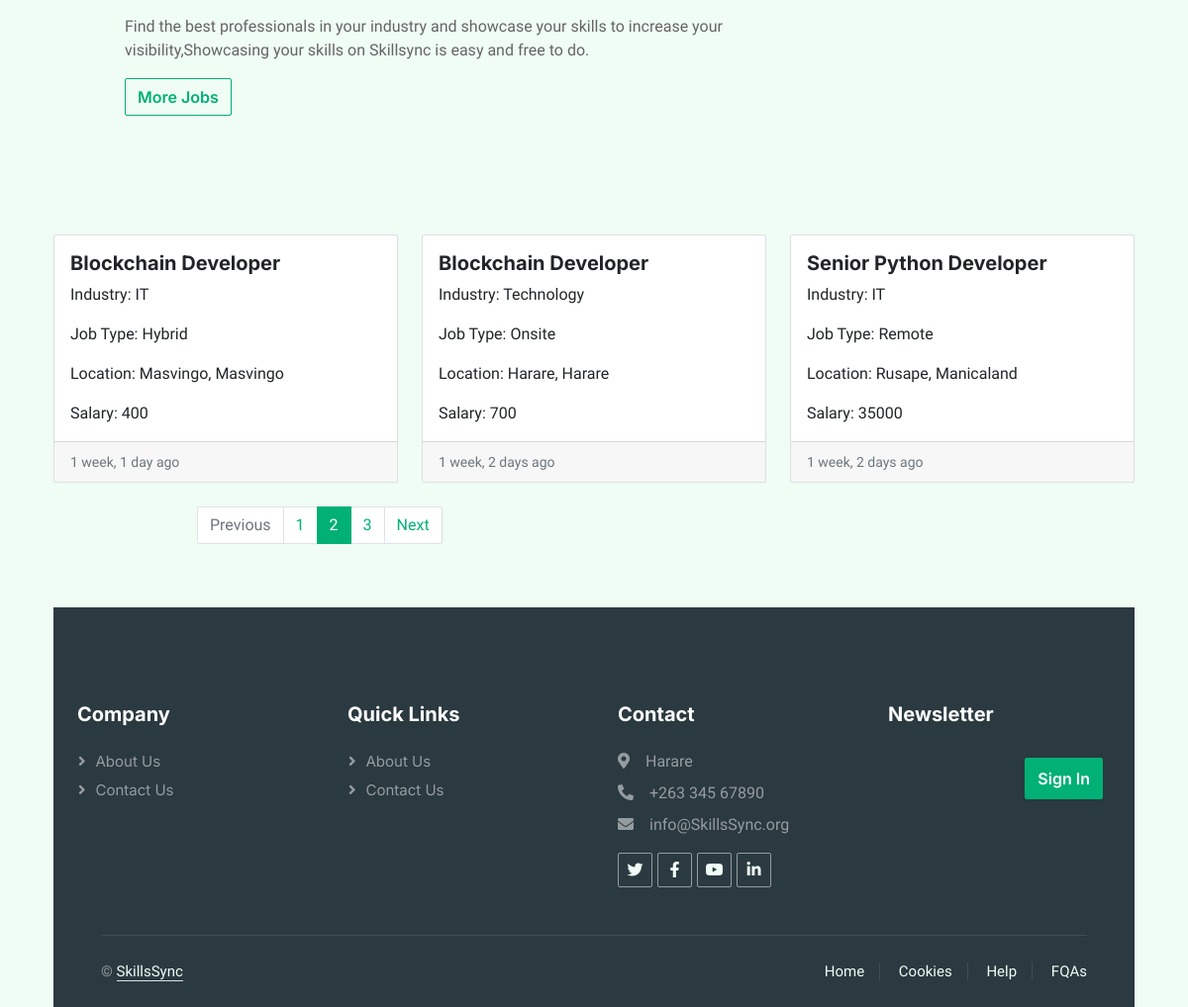
The app's page / (lower part), older data.
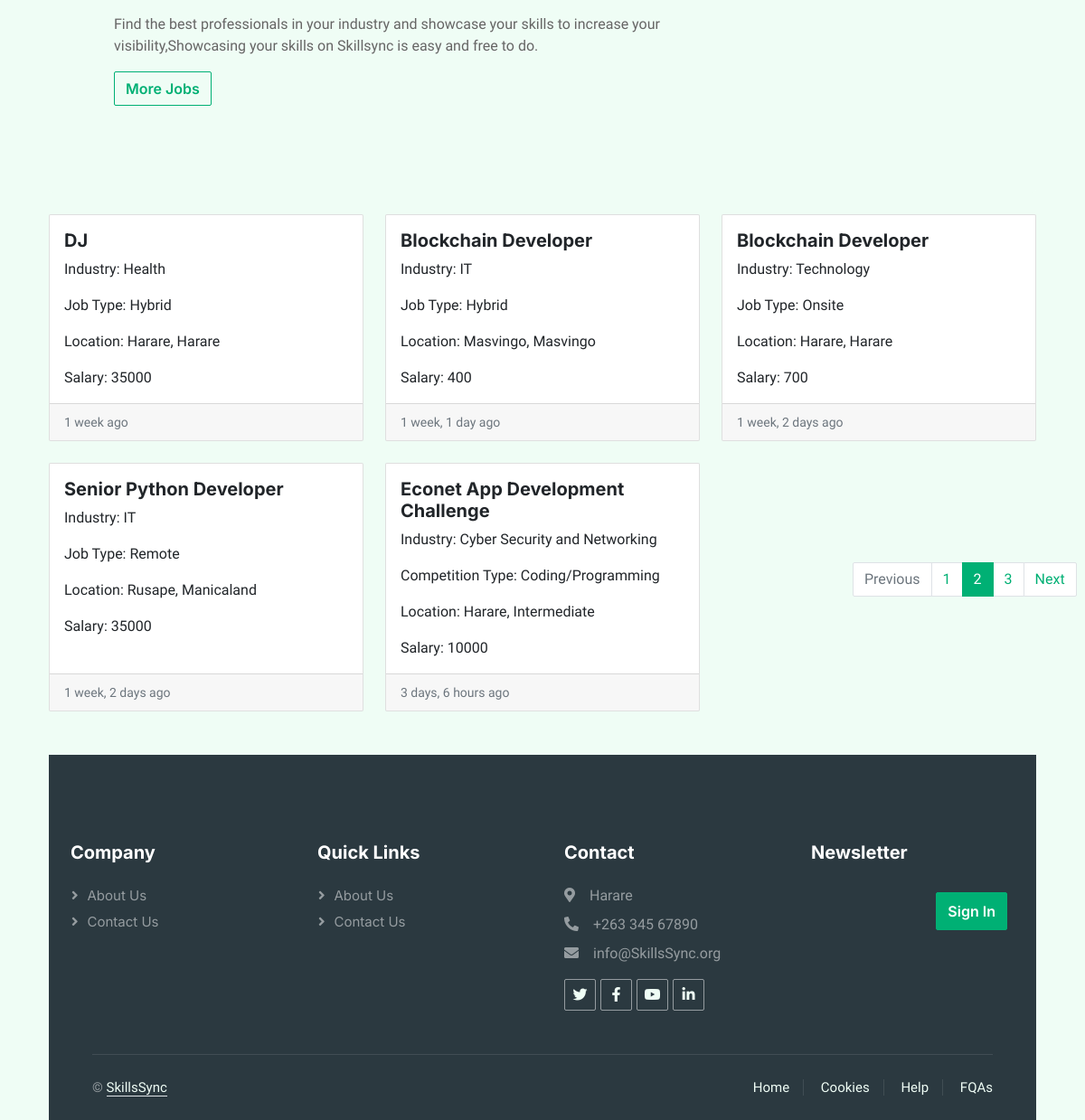
The same page, newer data.
### job/models.py (models this page shows, shortened)
class Job(models.Model):
    job_type_choices = (
        ('Remote','Remote'),
        ('Onsite','Onsite'),
        ('Hybrid','Hybrid')
    )
    user = models.ForeignKey(User, on_delete = models.CASCADE)
    company = models.ForeignKey(Company, on_delete = models.CASCADE)
    title = models.CharField(max_length=100)
    city = models.CharField(max_length= 100)
    salary = models.PositiveIntegerField(default =35000 )
    requirements = models.TextField()
    ideal_candidate = models.TextField()
    is_available = models.BooleanField(default=True) # if job is available or not
    timestamp = models.DateTimeField(auto_now_add=True)
    industry = models.ForeignKey(Industry, on_delete = models.DO_NOTHING, null = True, blank = True)
    province = models.ForeignKey(Province, on_delete= models.DO_NOTHING, null = True, blank= True)
    job_type = models.CharField(max_length=20, choices = job_type_choices, null = True, blank = True)

class Industry(models.Model):
    name = models.CharField(max_length=100)
    def __str__(self):
        return self.name

class Province(models.Model):
    name = models.CharField(max_length=100)
    def __str__(self):
        return self.name

### compete/models.py (models this page shows, shortened)
class Compete(models.Model):
    compete_type_choices = (
        ('Coding/Programming','Coding/Programming'),
        ('Innovation/Startup','Innovation/Startup'),
        ('Design/UX','Design/UX')
    )
    user = models.ForeignKey(User, on_delete = models.CASCADE)
    company = models.ForeignKey(Company, on_delete = models.CASCADE)
    title = models.CharField(max_length=100)
    city = models.CharField(max_length= 100)
    salary = models.PositiveIntegerField(default =35000 )
    requirements = models.TextField()
    ideal_candidate = models.TextField()
    is_available = models.BooleanField(default=True) # if compete is available or not
    timestamp = models.DateTimeField(auto_now_add=True)
    industry = models.ForeignKey(Industry, on_delete = models.DO_NOTHING, null = True, blank = True)
    province = models.ForeignKey(Province, on_delete= models.DO_NOTHING, null = True, blank= True)
    compete_type = models.CharField(max_length=20, choices = compete_type_choices, null = True, blank = True)

class Industry(models.Model):
    name = models.CharField(max_length=100)
    def __str__(self):
        return self.name

class Province(models.Model):
    name = models.CharField(max_length=100)
    def __str__(self):
        return self.name

### website/views.py (the view)
# urls.py: 2. Add a URL to urlpatterns:  path('', views.home, name='home')
def home(request):
    filter = JobFilter(request.GET, queryset=Job.objects.filter(is_available=True).order_by('-timestamp'))
    compete_filter = CompeteFilter(request.GET, queryset=Compete.objects.filter(is_available=True).order_by('-timestamp'))
    context = {'filter': filter, 'compete_filter': compete_filter}
    return render(request, 'website/home.html', context)

### templates/website/home.html (shortened to what this page needs)
{% extends 'base.html'%}
{% load humanize %}
{% load widget_tweaks %}
{% block content%}
<section>
    <div class="p-5 mb-4 bg-light rounded-3">
        <div class = "container-fluid py-5">
            <h2 class="display-5 fw-bold">Skillsync Services. Showcase your Skills!</h2> <br>
            <p class="col-md-8 fs-6 mt-3">
                Find the best professionals in your industry and showcase your skills to increase your visibility,Showcasing your skills on Skillsync is easy and free to do.</p>
                <a href ="{% url 'job-listing' %}"class="btn btn-outline-primary">More Jobs</a>
        </div>
    </div>
</section>
<div class="row row-cols-1 row-cols-md-3 g-4">
    {% for job in filter.qs %}
    <div class="col">
        <div class="card h-100">
            <div class="card-body">
                <h5 class="card-title">{{job.title}}</h5>
                <p class="card-text">Industry: {{job.industry}}</p>
                <p class="card-text">Job Type: {{job.job_type}}</p>
                <p class="card-text">Location: {{job.city}}, {{job.province}}</p>
                <p class="card-text">Salary: {{job.salary}}</p>
            </div>
            <div class="card-footer">
                <small class ="text-muted">{{job.timestamp|naturaltime}}</small>
            </div>
        </div>
    </div>
    <br>
    {% endfor %}
     {% for compete in compete_filter.qs  %}
    <div class="col">
        <div class="card h-100">
            <div class="card-body">
                <h5 class="card-title">{{compete.title}}</h5>
                <p class="card-text">Industry: {{compete.industry}}</p>
                <p class="card-text">Competition Type: {{compete.compete_type}}</p>
                <p class="card-text">Location: {{compete.city}}, {{compete.province}}</p>
                <p class="card-text">Salary: {{compete.salary}}</p>
            </div>
            <div class="card-footer">
                <small class ="text-muted">{{compete.timestamp|naturaltime}}</small>
            </div>
        </div>
    </div>
    <br>
    {% endfor %}
<div class="row align-items-center">
    <div class="col-md-10 mx-auto col-lg-2 mt-4">
        <nav aria-label="...">
            <ul class ="pagination">
                <li class="page-item disabled"><a class="page-link" href="#" tabindex="-1">Previous</a></li>
                <li class="page-item"><a class="page-link" href="#">1</a></li>
                <li class="page-item active" aria-current="page">
                    <a class="page-link" href="#">2 </a>
                </li>
                <li class="page-item"><a class="page-link" href="#">3</a></li>
                <li class="page-item"><a class="page-link" href="#">Next</a></li>
            </ul>
        </nav>
    </div>
</div>
{% endblock content%}

### templates/base.html (shortened to what this page needs)
<!DOCTYPE html>
<html lang="en">
<head>
    <link href="css/style.css" rel="stylesheet">
    <link rel="stylesheet" href="https://cdnjs.cloudflare.com/ajax/libs/font-awesome/5.15.4/css/all.min.css">
    <link href="https://cdn.jsdelivr.net/npm/bootstrap@5.3.2/dist/css/bootstrap.min.css" rel="stylesheet">
    <link href="https://cdnjs.cloudflare.com/ajax/libs/font-awesome/5.10.0/css/all.min.css" rel="stylesheet">
    <link href="https://cdn.jsdelivr.net/npm/bootstrap-icons@1.4.1/font/bootstrap-icons.css" rel="stylesheet">
    <link href="lib/animate/animate.min.css" rel="stylesheet">
    <link href="lib/owlcarousel/assets/owl.carousel.min.css" rel="stylesheet">
    <link href="css/bootstrap.min.css" rel="stylesheet">
    <link href="css/style.css" rel="stylesheet">
</head>
<body>
    <div class="container mt-5">
        {% block content%}
        {% endblock content%}
    </div>
<footer class="container-fluid bg-dark text-white-50 footer pt-5 mt-5 wow fadeIn" data-wow-delay="0.1s">
    <div class="ccontainer py-5 ">
        <div class="row g-5">
            <div class="col-lg-3 col-md-6">
                <h5 class="text-white mb-4">Company</h5>
                <a class="btn btn-link text-white-50" href="">About Us</a>
                <a class="btn btn-link text-white-50" href="">Contact Us</a>
            </div>
            <div class="col-lg-3 col-md-6">
                <h5 class="text-white mb-4">Quick Links</h5>
                <a class="btn btn-link text-white-50" href="">About Us</a>
                <a class="btn btn-link text-white-50" href="">Contact Us</a>
            </div>
            <div class="col-lg-3 col-md-6">
                <h5 class="text-white mb-4">Contact</h5>
                <p class="mb-2"><i class="fa fa-map-marker-alt me-3"></i>Harare</p>
                <p class="mb-2"><i class="fa fa-phone-alt me-3"></i>+263 345 67890</p>
                <p class="mb-2"><i class="fa fa-envelope me-3"></i>info@SkillsSync.org</p>
                <div class="d-flex pt-2">
                    <a class="btn btn-outline-light btn-social" href=""><i class="fab fa-twitter"></i></a>
                    <a class="btn btn-outline-light btn-social" href=""><i class="fab fa-facebook-f"></i></a>
                    <a class="btn btn-outline-light btn-social" href=""><i class="fab fa-youtube"></i></a>
                    <a class="btn btn-outline-light btn-social" href=""><i class="fab fa-linkedin-in"></i></a>
                </div>
            </div>
            <div class="col-lg-3 col-md-6">
                <h5 class="text-white mb-4">Newsletter</h5>
                <div class="position-relative mx-auto" style="max-width: 400px;">
                    <a href="{%  url  'login'%}" type="button" class="btn btn-primary py-2 position-absolute top-0 end-0 mt-2 me-2">Sign In</a>
                </div>
            </div>
        </div>
    </div>
    <div class="container">
        <div class="copyright">
            <div class="row">
                <div class="col-md-6 text-center text-md-start mb-3 mb-md-0">
                    &copy; <a class="border-bottom" href="#">SkillsSync</a>
                </div>
                <div class="col-md-6 text-center text-md-end">
                    <div class="footer-menu">
                        <a href="">Home</a>
                        <a href="">Cookies</a>
                        <a href="">Help</a>
                        <a href="">FQAs</a>
                    </div>
                </div>
            </div>
        </div>
    </div>
</div>
</body>
</html>

### css/style.css (style rules this page uses)
:root { --primary: #00B074; --secondary: #2B9BFF; --light: #EFFDF5; --dark: #2B3940; }
.btn { font-family: 'Inter', sans-serif; font-weight: 600; transition: .5s; }
.btn.btn-primary, .btn.btn-secondary { color: #FFFFFF; }
.footer .btn.btn-social { margin-right: 5px; width: 35px; height: 35px; display: flex; align-items: center; justify-content: center; color: var(--light); border: 1px solid rgba(255,255,255,0.5); border-radius: 2px; transition: .3s; }
.footer .btn.btn-link { display: block; margin-bottom: 5px; padding: 0; text-align: left; font-size: 15px; font-weight: normal; text-transform: capitalize; transition: .3s; }
.footer .btn.btn-link::before { position: relative; content: "\f105"; font-family: "Font Awesome 5 Free"; font-weight: 900; margin-right: 10px; }
.footer .copyright { padding: 25px 0; font-size: 15px; border-top: 1px solid rgba(256, 256, 256, .1); }
.footer .copyright a { color: var(--light); }
.footer .footer-menu a { margin-right: 15px; padding-right: 15px; border-right: 1px solid rgba(255, 255, 255, .1); }
.footer .footer-menu a:last-child { margin-right: 0; padding-right: 0; border-right: none; }

Row changes from the older to the newer data that the page shows:
added Job: title "DJ", industry "Health", job_type "Hybrid", city "Harare", province "Harare", salary "35000", timestamp "1 week ago"
added Compete: title "Econet App Development Challenge", industry "Cyber Security and Networking", compete_type "Coding/Programming", city "Harare", province "Intermediate", salary "10000", timestamp "3 days, 6 hours ago"
